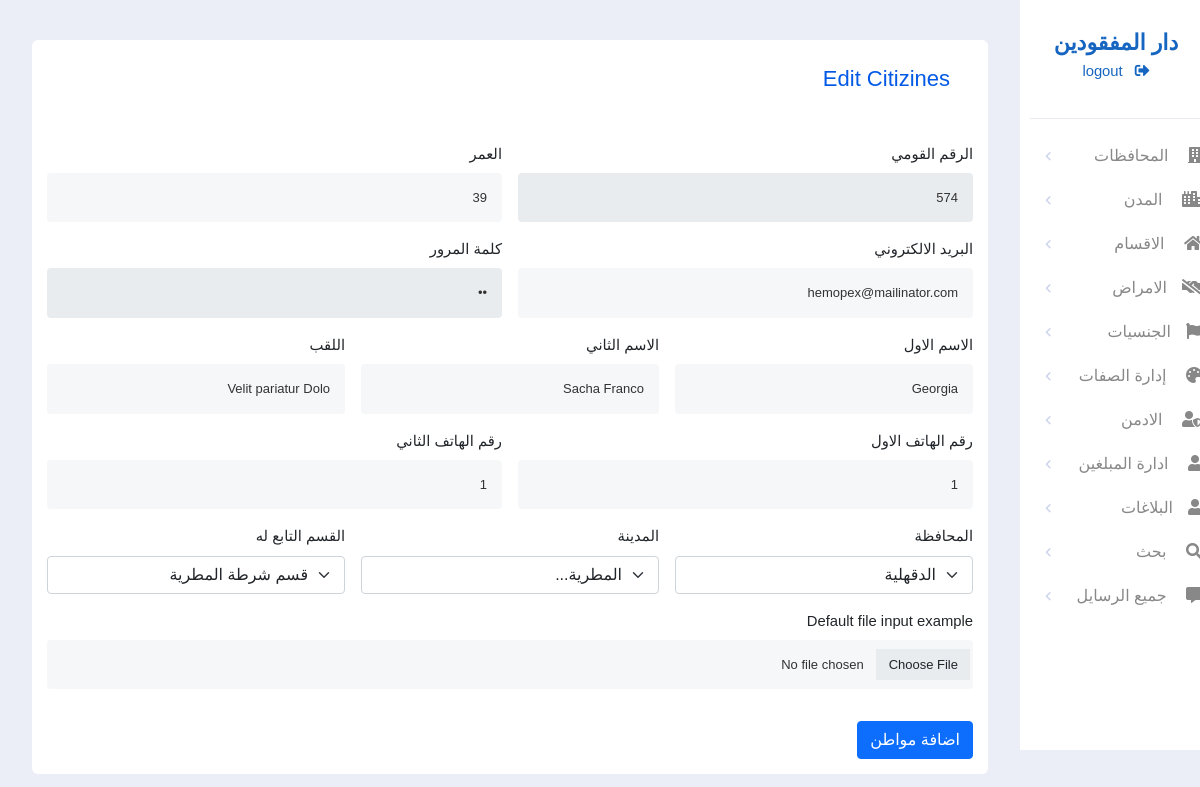
Page /admin/edit_citizines.php?id=574 (signed in) on the committed database.
### tables this page shows
CREATE TABLE `citizines` (
  `ssn` int(250) NOT NULL,
  `First_name` varchar(20) NOT NULL,
  `mid_name` varchar(20) DEFAULT NULL,
  `last_name` varchar(20) NOT NULL,
  `age` int(5) DEFAULT NULL,
  `image` varchar(225) DEFAULT NULL,
  `first_phone` int(15) NOT NULL,
  `second_phone` int(15) NOT NULL,
  `status` int(10) NOT NULL,
  `email` varchar(225) NOT NULL,
  `password` varchar(60) NOT NULL,
  `created_at` date NOT NULL DEFAULT current_timestamp(),
  `governorate_code` int(50) DEFAULT NULL,
  `city_code` int(50) DEFAULT NULL,
  `department_code` int(50) DEFAULT NULL
);

CREATE TABLE `governorate` (
  `Governorate_code` int(11) NOT NULL,
  `Governorate_name` varchar(255) DEFAULT NULL
);

CREATE TABLE `cities` (
  `cities_code` int(11) NOT NULL,
  `citiese_name` varchar(50) DEFAULT NULL,
  `Governorate_code` int(11) DEFAULT NULL
);

CREATE TABLE `departments` (
  `department_code` int(11) NOT NULL,
  `status` int(11) DEFAULT NULL,
  `department_name` varchar(255) DEFAULT NULL,
  `location` text DEFAULT NULL,
  `department_phone` int(11) DEFAULT NULL,
  `governorate_code` int(11) DEFAULT NULL,
  `cites_code` int(11) DEFAULT NULL
);

### admin/edit_citizines.php (the view, shortened to what this page needs)
<?php
include('auth.php');
if(isset($_GET['id']))
{
    $ssn = $_GET['id'];
    $sel = $con->prepare("SELECT citizines.*, governorate.Governorate_name AS governorate_name, cities.citiese_name AS citi_name , departments.department_name AS departments_name
    FROM ((citizines
    INNER JOIN governorate ON citizines.governorate_code = governorate.Governorate_code)
    INNER JOIN cities ON citizines.city_code = cities.cities_code
     INNER JOIN departments ON citizines.department_code = departments.department_code) WHERE ssn=:ssn ");
    $sel->bindparam('ssn',$ssn);
    $sel->execute();
    $data = $sel->fetch();
}
?>
<!DOCTYPE html>
<html lang="en">
<head>
    <link rel="stylesheet" href="assets/css/all.min.css">
    <link rel="stylesheet" href="assets/css/owl.carousel.min.css">
    <link rel="stylesheet" href="assets/css/bootstrap.min.css">
    <link rel="stylesheet" href="assets/css/main.css">
    <link rel="stylesheet" href="assets/css/dashboard.css">
    <link rel="stylesheet" href="assets/css/template.css">
    <link rel="stylesheet" href="assets/css/add_template.css">
</head>
<body>
    <div class="view">
        <div class="row">
            <div class="col-lg-2">
            <?php
                if ($_SESSION['admin_dapartment_status']==1) {
                    include('template/side_bar_police.php');
                }
                elseif($_SESSION['admin_dapartment_status']==2)
                {
                    include('template/side_bar_hospital.php');
                }
                else{
                    include('template/side_bar_shelter.php');
                }
                            ?>
            </div>
            <div class="col-lg-10">
                <div class="side-right">
                    <div class="content-template">
                        <div class="upper-template">
                            <div class="template-title">
                                <h2 class="h1"> Edit Citizines </h2>
                            </div>
                        </div>
                        <br>
                        <form class="row g-3" id="edit_citizine">
                            <div class="col-md-6">
                                <label for="inputEmail4" class="form-label"> الرقم القومي </label>
                                <input type="number" class="form-control" name="national_number" id="inputEmail4" value="<?php echo $data['ssn'] ?>" readonly>
                            </div>
                            <div class="col-md-6">
                                <label for="inputEmail4" class="form-label"> العمر </label>
                                <input type="number" class="form-control" name="age" id="inputEmail4" value="<?php echo $data['age'] ?>">
                            </div>
                            <div class="col-md-6">
                                <label for="inputPassword4" class="form-label"> البريد الالكتروني </label>
                                <input type="email" class="form-control" name="email" id="inputPassword4" value="<?php echo $data['email'] ?>">
                            </div>
                            <div class="col-md-6">
                                <label for="inputPassword4" class="form-label"> كلمة المرور </label>
                                <input type="password" class="form-control" name="password" id="inputPassword4"  value="<?php echo $data['age'] ?>" readonly>
                            </div>
                            <div class="col-4">
                                <label for="inputAddress" class="form-label"> الاسم الاول </label>
                                <input type="text" class="form-control" name="first_name" id="inputAddress" placeholder="Enter The First Name" value="<?php echo $data['First_name'] ?>">
                            </div>
                            <div class="col-4">
                                <label for="inputAddress2" class="form-label"> الاسم الثاني </label>
                                <input type="text" class="form-control" name="secondt_name"  id="inputAddress2" placeholder="Enter The Mid Name"  value="<?php echo $data['mid_name'] ?>">
                            </div>
                            <div class="col-md-4">
                                <label for="inputCity" class="form-label"> اللقب </label>
                                <input type="text" class="form-control" name="title"  id="inputCity" value="<?php echo $data['last_name'] ?>">
                            </div>
                            <div class="col-6">
                                <label for="inputAddress2" class="form-label">  رقم الهاتف الاول </label>
                                <input type="text" class="form-control" name="phoneone" id="inputAddress2" placeholder="First Phone" value="<?php echo $data['first_phone'] ?>">
                            </div>
                            <div class="col-md-6">
                                <label for="inputCity" class="form-label"> رقم الهاتف الثاني </label>
                                <input type="text" class="form-control" name="phonetwo" id="inputCity" value="<?php echo $data['second_phone'] ?>">
                            </div>
                            <div class="col-md-4">
                                <label for="inputState" class="form-label"> المحافظة </label>
                                <select id="inputState" class="form-select" name="governnorate">
                                    <option value="<?php echo $data['governorate_code']  ?>" selected> <?php echo $data['governorate_name'] ?> </option>
                                </select>
                            </div>
                            <div class="col-md-4">
                                <label for="inputState" class="form-label"> المدينة </label>
                                <select id="inputState" class="form-select" name="city">
                                    <option value="<?php echo $data['city_code']  ?>"  selected> <?php echo $data['citi_name'] ?>...</option>
                                </select>
                            </div>
                            <div class="col-md-4">
                                <label for="inputState" class="form-label"> القسم التابع له </label>
                                <select id="inputState" class="form-select" name="police">
                                    <option value="<?php echo $data['department_code'] ?>" selected> <?php echo $data['departments_name'] ?> </option>
                                </select>
                            </div>
                            <div class="mb-3">
                            <label for="formFile" class="form-label">Default file input example</label>
                            <input class="form-control" type="file" id="formFile" name="citizies">
                        </div>
                            <div class="col-12">
                                <button type="submit" class="btn btn-primary"> اضافة مواطن </button>
                            </div>
                        </form>
                    </div>
                </div>
            </div>
        </div>
    </div>
</body>
</html>

### admin/assets/css/main.css (style rules this page uses)
:root { --main-color:#0259e6; --second-color:#4c5258; }
* { box-sizing: border-box; }
body { font-family: 'Lato', sans-serif; font-family: 'Roboto', sans-serif; direction: rtl; }

### admin/assets/css/dashboard.css (style rules this page uses)
:root { --col-main :#1665C0; --col-main-dark :#43a5f5; --col-black : #222; --col-black-l : #666; --col-border: #E5E5E5; --col-gray-d : #9E9E9E; --col-border-d: #707070; --col-bg : #F7F7FA; --col-body-color:rgb(235, 238, 247); }
* { margin: 0; padding: 0; box-sizing: border-box; }
body { font-family: 'Inter', sans-serif; background-color: var(--col-body-color); font-size: .925rem; direction: rtl; }

### admin/assets/css/template.css (style rules this page uses)
body { overflow-x: hidden; direction: rtl; font-family: 'Tajawal', sans-serif }
:root { --col-main :#1665C0; --col-main-dark :#43a5f5; --col-black : #222; --col-black-l : #666; --col-border: #E5E5E5; --col-gray-d : #9E9E9E; --col-border-d: #707070; --col-bg : #F7F7FA; --col-body-color:rgb(235, 238, 247); }
.view .side-right { background-color: var(--col-body-color); padding: 20px; }
.view .content-template { background: white; padding: 15px; border-radius: 6px; margin-top: 20px; }
.view .content-template .upper-template { display: flex; padding-right: 23px; margin-bottom: 20px; padding-top: 11px; justify-content: space-between; }
.view .content-template .upper-template .template-title { flex: 1; }
.view .content-template .upper-template .template-title h2 { color: var(--main-color); font-size: 22px; }

### admin/assets/css/add_template.css (style rules this page uses)
body { direction: rtl; }
input.form-control { padding: 15px 15px 15px 20px; background: #f6f7f8; color: #323232; border: 0px solid transparent; box-shadow: none; font-size: 13px; height: auto; }

### rows in the picture
citizines: national_number "574", age "39", email "hemopex@mailinator.com", first_name "Georgia", secondt_name "Sacha Franco", title "Velit pariatur Dolo", phoneone "1", phonetwo "1", governnorate "الدقهلية", city "المطرية...", police "قسم شرطة المطرية"
